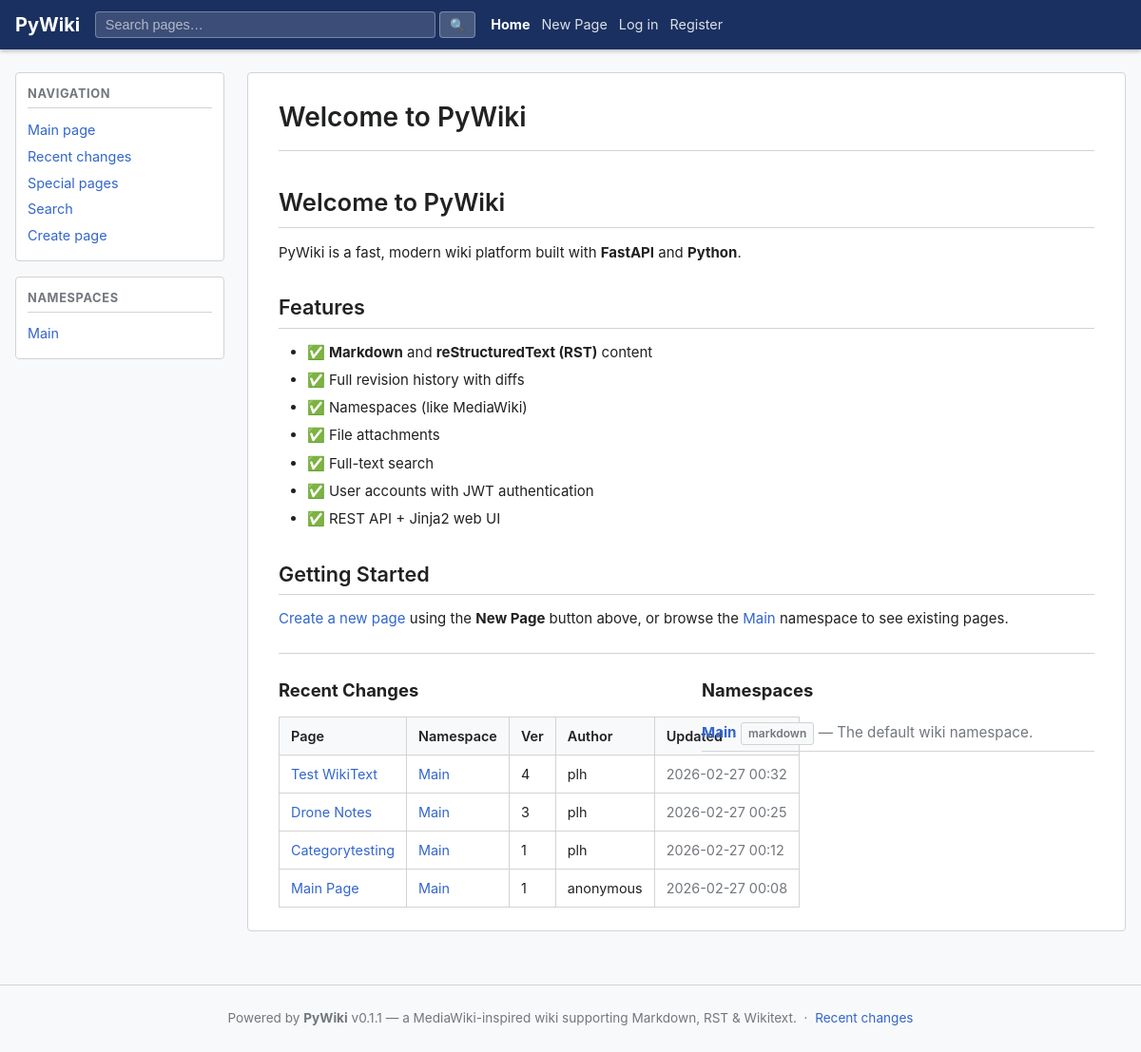
Before: / with the older database file.
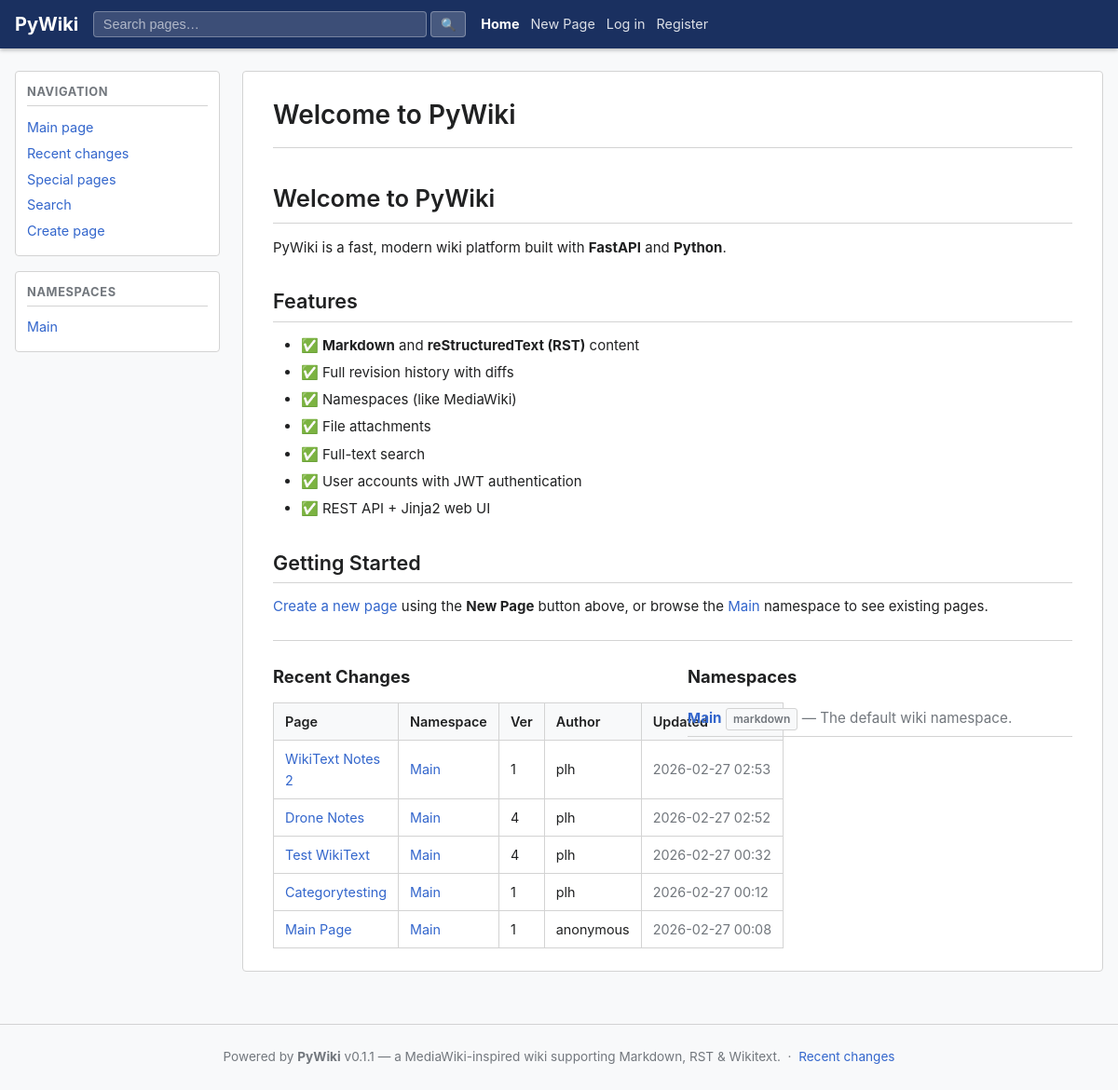
After: the same page with the newer database file.
### app/models/models.py (models this page shows, shortened)
class Namespace(Base):
    __tablename__ = "namespaces"
    id:             Mapped[str]        = _uuid_col(primary_key=True)
    name:           Mapped[str]        = mapped_column(String(128), unique=True, nullable=False, index=True)
    description:    Mapped[str]        = mapped_column(Text, default="", nullable=False)
    default_format: Mapped[str]        = mapped_column(String(16), default="markdown", nullable=False)
    created_at:     Mapped[datetime]   = mapped_column(DateTime(timezone=True), default=_utcnow)
    pages: Mapped[list["Page"]] = relationship(back_populates="namespace", cascade="all, delete-orphan")

class Page(Base):
    __tablename__ = "pages"
    __table_args__ = (
        UniqueConstraint("namespace_id", "slug", name="uq_pages_ns_slug"),
    )
    id:           Mapped[str]        = _uuid_col(primary_key=True)
    namespace_id: Mapped[str]        = mapped_column(String(36), ForeignKey("namespaces.id", ondelete="CASCADE"), nullable=False, index=True)
    title:        Mapped[str]        = mapped_column(String(512), nullable=False, index=True)
    slug:         Mapped[str]        = mapped_column(String(512), nullable=False, index=True)
    created_by:   Mapped[str | None] = mapped_column(String(36), ForeignKey("users.id"), nullable=True)
    created_at:   Mapped[datetime]   = mapped_column(DateTime(timezone=True), default=_utcnow)
    namespace:   Mapped["Namespace"]           = relationship(back_populates="pages")
    creator:     Mapped["User | None"]         = relationship(foreign_keys=[created_by])
    versions:    Mapped[list["PageVersion"]]   = relationship(
        back_populates="page",
        cascade="all, delete-orphan",
        order_by="PageVersion.version",
    )
    attachments: Mapped[list["Attachment"]]   = relationship(back_populates="page", cascade="all, delete-orphan")

class User(Base):
    __tablename__ = "users"
    id:           Mapped[str]  = _uuid_col(primary_key=True)
    username:     Mapped[str]  = mapped_column(String(64),  unique=True, nullable=False, index=True)
    email:        Mapped[str]  = mapped_column(String(255), unique=True, nullable=False, index=True)
    display_name: Mapped[str]  = mapped_column(String(128), nullable=False, default="")
    password_hash:Mapped[str]  = mapped_column(String(255), nullable=False)
    is_active:    Mapped[bool] = mapped_column(Boolean, default=True, nullable=False)
    is_admin:     Mapped[bool] = mapped_column(Boolean, default=False, nullable=False)
    created_at:   Mapped[datetime] = mapped_column(DateTime(timezone=True), default=_utcnow)
    updated_at:   Mapped[datetime] = mapped_column(DateTime(timezone=True), default=_utcnow, onupdate=_utcnow)
    page_versions: Mapped[list["PageVersion"]] = relationship(back_populates="author")
    attachments:   Mapped[list["Attachment"]]  = relationship(back_populates="uploaded_by_user")

class PageVersion(Base):
    __tablename__ = "page_versions"
    __table_args__ = (
        UniqueConstraint("page_id", "version", name="uq_page_versions_page_ver"),
        Index("ix_page_versions_page_latest", "page_id", "version"),
    )
    id:         Mapped[str]        = _uuid_col(primary_key=True)
    page_id:    Mapped[str]        = mapped_column(String(36), ForeignKey("pages.id", ondelete="CASCADE"), nullable=False, index=True)
    version:    Mapped[int]        = mapped_column(Integer, nullable=False)
    content:    Mapped[str]        = mapped_column(Text, nullable=False, default="")
    format:     Mapped[str]        = mapped_column(String(16), nullable=False, default="markdown")
    rendered:   Mapped[str | None] = mapped_column(Text, nullable=True)
    author_id:  Mapped[str | None] = mapped_column(String(36), ForeignKey("users.id"), nullable=True)
    comment:    Mapped[str]        = mapped_column(String(512), default="", nullable=False)
    created_at: Mapped[datetime]   = mapped_column(DateTime(timezone=True), default=_utcnow)
    page:   Mapped["Page"]       = relationship(back_populates="versions")
    author: Mapped["User | None"] = relationship(back_populates="page_versions")

### app/ui/views.py (the view)
@router.get("/", response_class=HTMLResponse)
async def home(request: Request, db: AsyncSession = Depends(get_db)):
    user, new_token = await _current_user(request, db)
    settings = get_settings()
    featured_page = None
    try:
        ns = await ns_svc.get_namespace_by_name(db, settings.default_namespace)
        page, ver = await page_svc.get_page(db, settings.default_namespace, "main-page")
        rendered = ver.rendered or render_markup(
            ver.content, ver.format,
            namespace=settings.default_namespace,
            base_url=settings.base_url,
        )
        featured_page = {"page": page, "rendered": rendered, "namespace": settings.default_namespace}
    except HTTPException:
        pass
    recent = await page_svc.get_recent_changes(db, limit=10)
    namespaces = await ns_svc.list_namespaces(db)
    resp = templates.TemplateResponse(
        request,
        "home.html",
        _ctx(user,
             featured_page=featured_page,
             recent=recent,
             namespaces=namespaces),
    )
    _apply_new_token(resp, new_token, settings.access_token_expire_minutes)
    return resp

### app/templates/home.html (shortened to what this page needs)
{% extends "base.html" %}
{% block sidebar_extra %}
<div class="sidebar-section">
  <h3>Namespaces</h3>
  <ul>
    {% for ns in namespaces %}
    <li><a href="/wiki/{{ ns.name }}">{{ ns.name }}</a></li>
    {% else %}
    <li><em>No namespaces yet</em></li>
    {% endfor %}
  </ul>
</div>
{% endblock %}
{% block content %}
<div class="page-header">
  <h1>Welcome to {{ site_name }}</h1>
</div>
{% if featured_page %}
<div class="featured-page wiki-content">
  {{ featured_page.rendered | safe }}
</div>
<hr />
{% endif %}
<div class="two-col">
  <section class="recent-changes">
    <h2>Recent Changes</h2>
    {% if recent %}
    <table class="wiki-table">
      <thead>
        <tr>
          <th>Page</th>
          <th>Namespace</th>
          <th>Ver</th>
          <th>Author</th>
          <th>Updated</th>
        </tr>
      </thead>
      <tbody>
        {% for item in recent %}
        <tr>
          <td><a href="/wiki/{{ item.namespace }}/{{ item.slug }}">{{ item.title }}</a></td>
          <td><a href="/wiki/{{ item.namespace }}">{{ item.namespace }}</a></td>
          <td>{{ item.version }}</td>
          <td>{{ item.author }}</td>
          <td class="ts">{{ item.updated_at.strftime('%Y-%m-%d %H:%M') }}</td>
        </tr>
        {% endfor %}
      </tbody>
    </table>
    {% else %}
    <p class="muted">No pages yet. <a href="/create">Create the first page!</a></p>
    {% endif %}
  </section>
  <section class="ns-overview">
    <h2>Namespaces</h2>
    {% if namespaces %}
    <ul class="ns-list">
      {% for ns in namespaces %}
      <li>
        <a href="/wiki/{{ ns.name }}"><strong>{{ ns.name }}</strong></a>
        <span class="badge">{{ ns.default_format }}</span>
        {% if ns.description %}<span class="muted"> — {{ ns.description }}</span>{% endif %}
      </li>
      {% endfor %}
    </ul>
    {% else %}
    <p class="muted">No namespaces have been created yet.</p>
    {% endif %}
  </section>
</div>
{% endblock %}

Changed rows visible on the page:
no longer on this page (row edited): PageVersion: updated_at "2026-02-27 00:25"
added Page: title "WikiText Notes 2"
added PageVersion: updated_at "2026-02-27 02:53"
added PageVersion: updated_at "2026-02-27 02:52"
Other visible differences:
new list line: "Main"
new list line: "1"
new list line: "plh"
new list line: "Drone Notes"
new list line: "4"
list line gone: "Drone Notes"
list line gone: "Main"
list line gone: "3"
list line gone: "plh"
